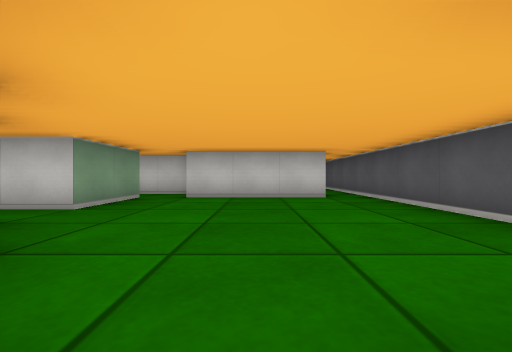
[1] (above)

18 first-person views from a walk through a cub3D ray-caster map. The camera is about half as high as the walls, looks level and sees 90° across. The floor is counted in squares. Each view is taken from the middle of a square. On the plan, view 1 faces up. The plan holds only what a view shows up to about 9 squares ahead; the rest is blank. The place goes on beyond the plan.

[2]
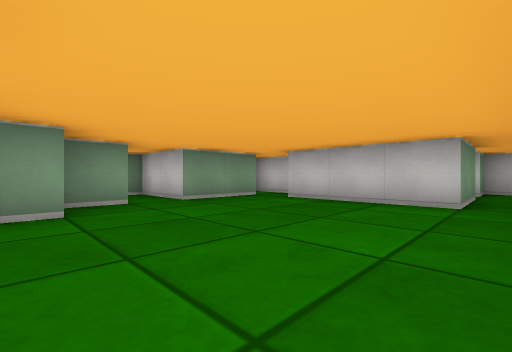

[3]
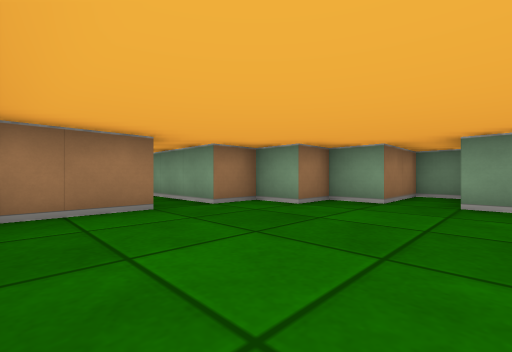

[4]
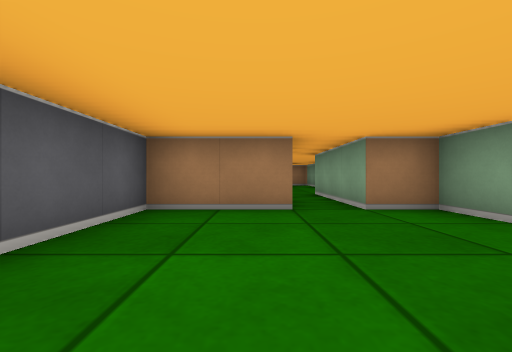

[5]
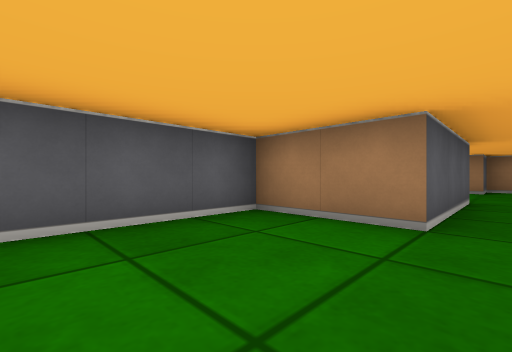

[6]
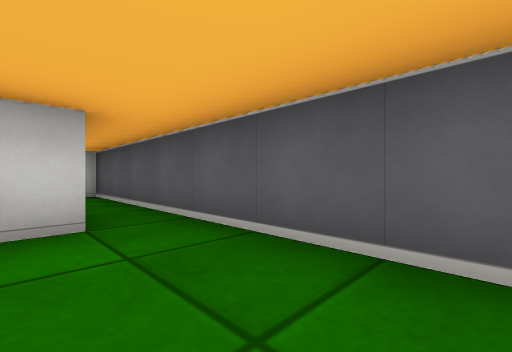

[7]
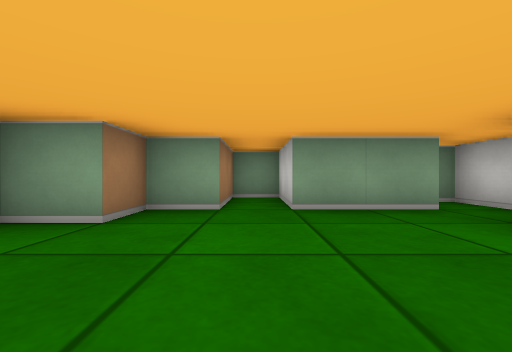

[8]
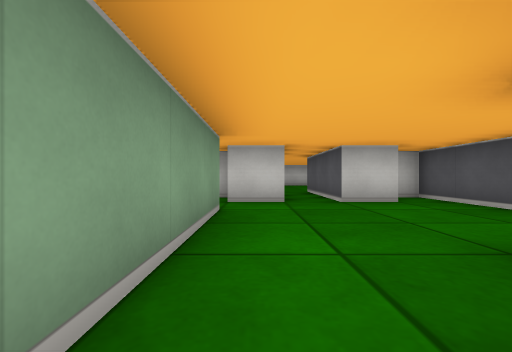

[9]
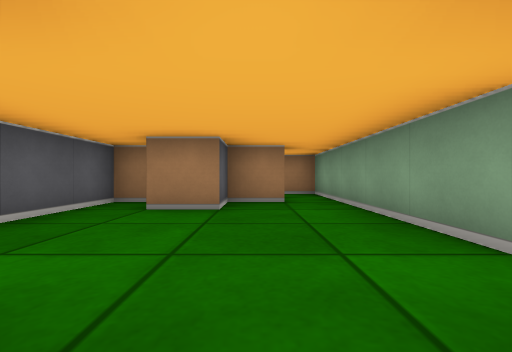

[10]
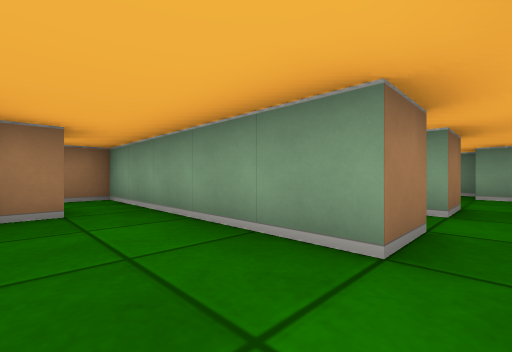

[11]
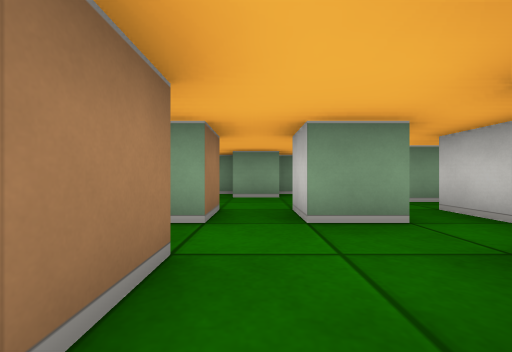

[12]
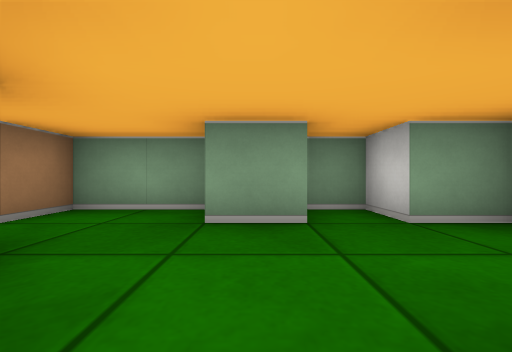

[13]
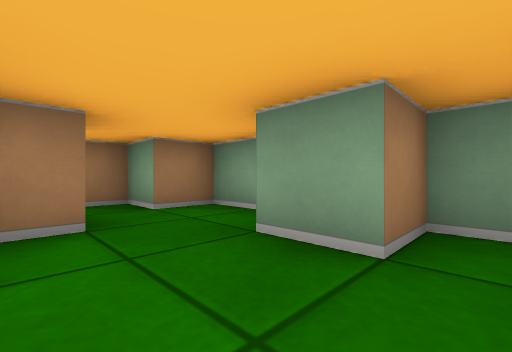

[14]
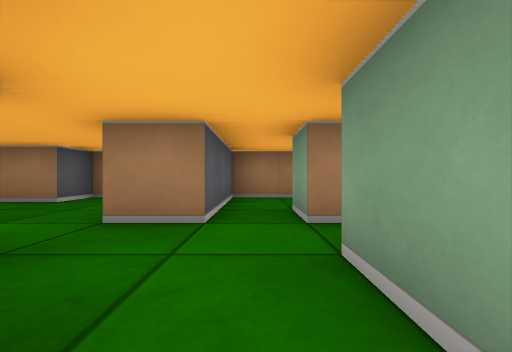

[15]
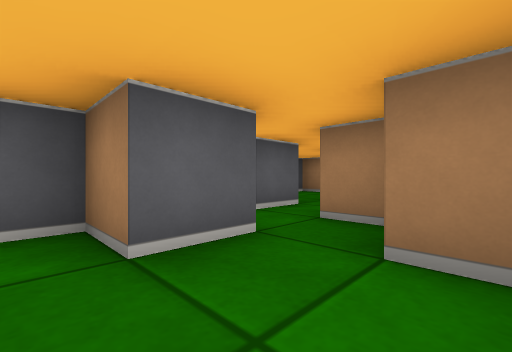

[16]
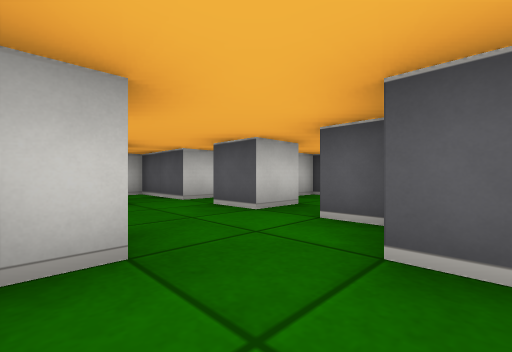

[17]
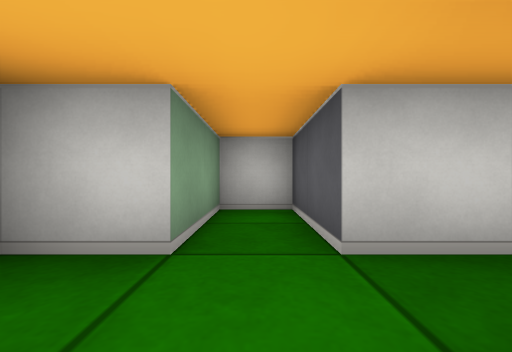

[18]
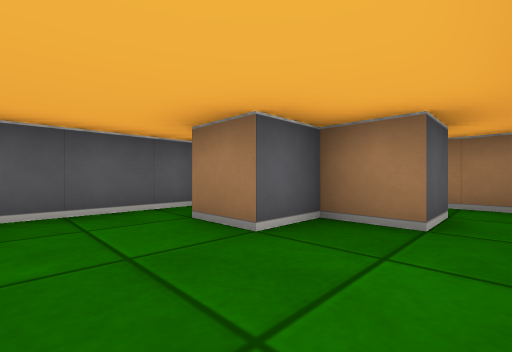

### Floor plan
Points are (right, up) in squares from view 1. A wall is a line through its corners. A room is listed if a view was taken in it or the views show most of it. See-through windows are left out.
Room 1 (views 1, 2, 3, 4, 5, 6, 7, 9)
walls: (1.5, 5.5) (-1.5, 5.5); (-2.5, 5.5) (-2.5, 3.5) (-4.5, 3.5) (-4.5, 2.5) (-2.5, 2.5) (-2.5, 1.5) (-1.5, 1.5) (-1.5, 0.5) (-0.5, 0.5) (-0.5, -2.5); (-1.8, 6.5) (-3.5, 6.5); (0.5, -2.5) (0.5, 0.5) (2.5, 0.5) (2.5, 5.5)
ways out: opening at (0, -3) to room 2; opening at (2, 6.5)
Room 2 (views 8, 10, 11, 18)
walls: (1.9, -6.5) (2.5, -6.5) (2.5, -1.5) (2, -1.5); (-0.5, -7.5) (-0.5, -6.5) (0.5, -6.5) (0.5, -5.5) (1.5, -5.5); (-0.5, -2.5) (-1.5, -2.5); (-2.5, -3.5) (-1.5, -3.5) (-1.5, -8.5) (-0.2, -8.5); (1.6, -2.5) (0.5, -2.5)
ways out: opening at (0, -3) to room 1; opening at (-2, -3) to room 3; opening at (0, -8)
Room 3 (views 12, 13, 14, 17)
walls: (-4.5, -3.5) (-3.5, -3.5) (-3.5, -4.5); (-3.5, -1.5) (-3.5, -2.5) (-4.5, -2.5) (-4.5, -1.5); (-3.5, -0.5) (-4.5, -0.5) (-4.5, 1.5) (-5.5, 1.5) (-5.5, -0.5) (-6.5, -0.5) (-6.5, -1.5) (-7.5, -1.5) (-7.5, -2.5) (-6.5, -2.5) (-6.5, -3.5); (-5.5, -4.5) (-4.5, -4.5); (-2.5, -4.5) (-2.5, -3.5); (-1.5, -1.5) (-2.1, -1.5)
ways out: opening at (-2, -3) to room 2; opening at (-3, -5) to room 5
Room 4 (views 15, 16)
walls: (-7.5, -3.5) (-7.5, -5.5) (-6.5, -5.5); (-6.5, -3.5) (-7, -3.5)
ways out: opening at (-6, -4.5) to room 5
Room 5 (no view inside)
walls: (-5.5, -5.5) (-5.5, -4.5); (-3.9, -6.5) (-2.5, -6.5) (-2.5, -4.5); (-6.5, -5.5) (-6.5, -6.5) (-5.5, -6.5); (-4.5, -7.5) (-4.5, -6.5); (-4.5, -4.5) (-4.5, -3.5)
ways out: opening at (-3, -5) to room 3; opening at (-6, -4.5) to room 4; opening at (-5, -7)

Where each view was taken, in squares from view 1:
view 1: 0 up, 0 right, facing up
view 2: 1 up, 2 right, facing up-left
view 3: 4 up, 2 right, facing down-left
view 4: 4 up, 1 right, facing down
view 5: 3 up, 0 right, facing down-right
view 6: 3 up, 1 right, facing up-right
view 7: 3 up, 1 right, facing left
view 8: 7 down, 1 left, facing up
view 9: 2 down, 0 right, facing down
view 10: 3 down, 0 right, facing down-left
view 11: 3 down, 1 left, facing left
view 12: 3 down, 4 left, facing left
view 13: 2 down, 5 left, facing down-left
view 14: 1 down, 3 left, facing down
view 15: 4 down, 7 left, facing down-right
view 16: 5 down, 7 left, facing up-right
view 17: 2 down, 5 left, facing up
view 18: 4 down, 1 left, facing down-right
